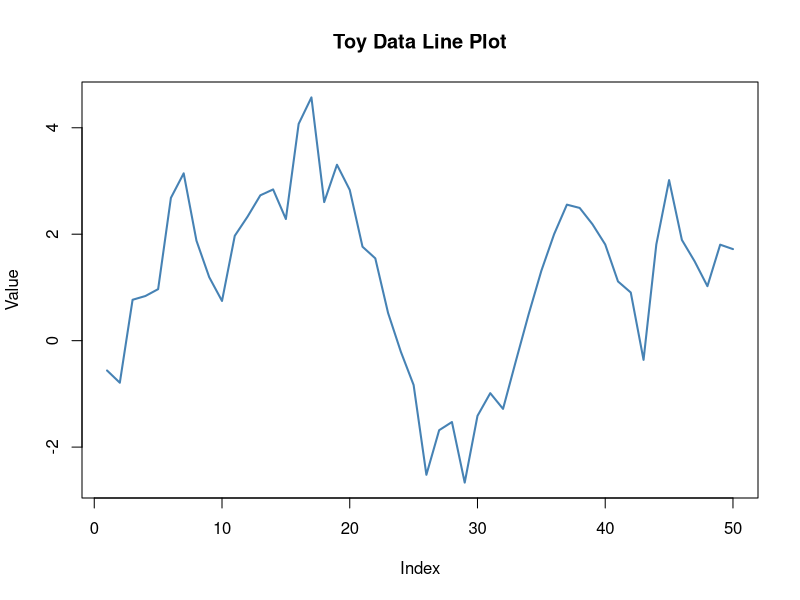

Write R code to recreate this figure.
data <- c(1, 2, 4)
data_doubled <- 2*c(1, 2, 4)
data_doubled

# Aiming to plot this data
# Correct, this would be a good idea

# ---- Generate toy data ----
set.seed(123)                     # for reproducibility
x <- 1:50                         # x-axis values
y <- cumsum(rnorm(50, 0, 1))      # random walk for something visually interesting
toy_data <- data.frame(x, y)

# ---- Plot and save as PNG ----
png("toy_line_plot.png", width = 800, height = 600)   # open PNG device

plot(
  toy_data$x, toy_data$y,
  type = "l",
  col = "steelblue",
  lwd = 2,
  xlab = "Index",
  ylab = "Value",
  main = "Toy Data Line Plot"
)

dev.off()   # close PNG device
